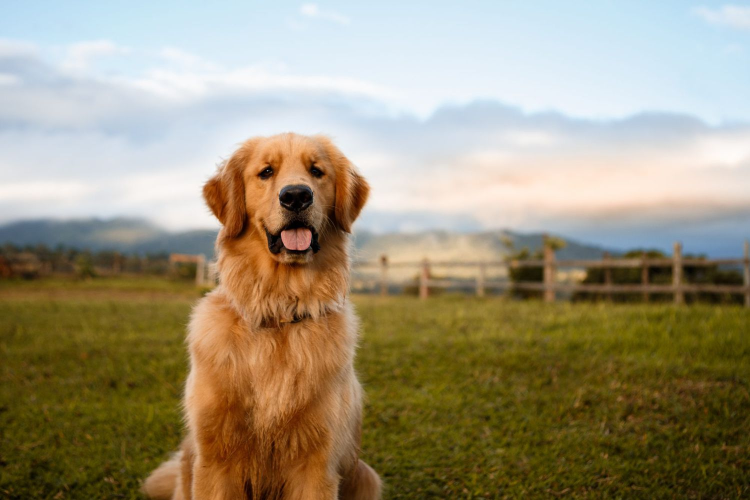
#> input picture 2-Deep-Learning/computer_vision/opencv/data/dog.jpg, 1500 x 1000 px, found by its file name (shown at 1/2 size)
$ python threshold.py
#> lines starting #> are read from the running program, lines starting #| are printed output that depends on the picture; after the words box and inside, x2 and y2 are one past the last pixel; in counts of white or black regions, pixels touching at a corner belong together
import os
import cv2

img = cv2.imread(os.path.join(".", "data", "dog.jpg"))
#> img is the input picture: shape (1000, 1500, 3); mean B, G, R 121.6, 147.1, 157.3
img = cv2.resize(img, (600, 450))
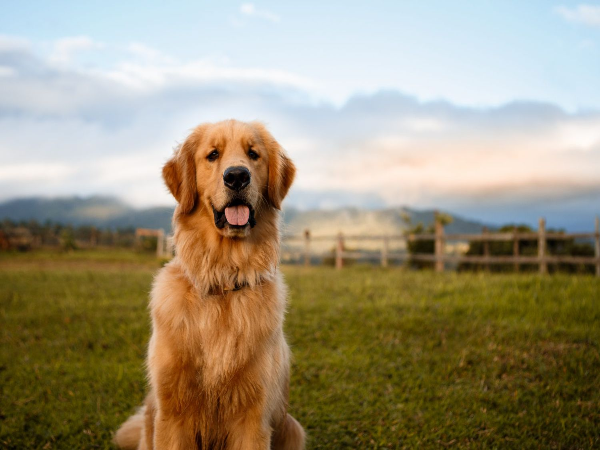
#> img: shape (450, 600, 3); mean B, G, R 121.5, 147, 157.3

img_gray = cv2.cvtColor(img, cv2.COLOR_BGR2GRAY)
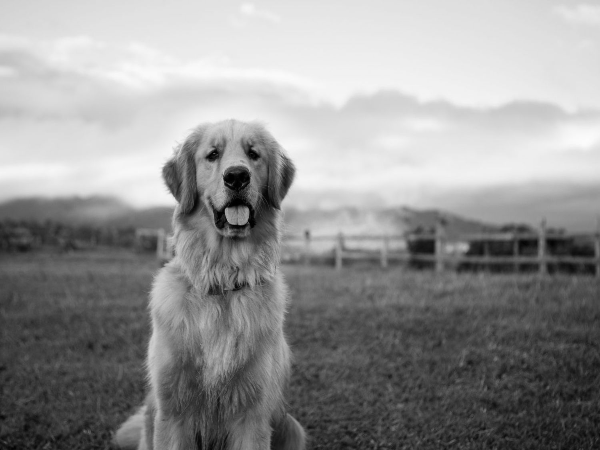
#> img_gray: shape (450, 600); min 0, max 252, mean 147.2

ret, thresh = cv2.threshold(img_gray, 70, 255, cv2.THRESH_BINARY)
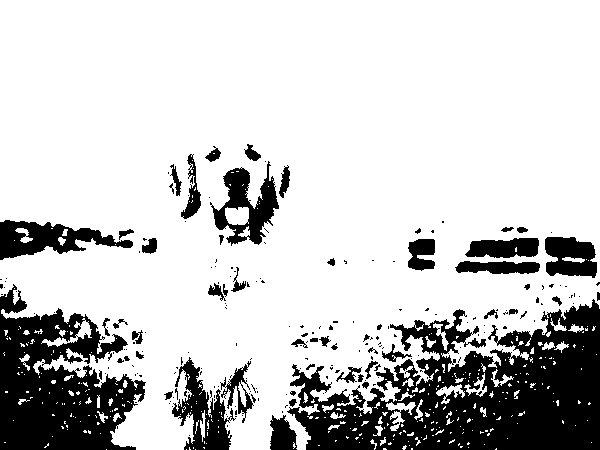
#> thresh: shape (450, 600); 78.7% white; 212 black regions (157 under 20 px), largest, box (x1, y1, x2, y2) and area: (287, 299, 600, 450) 26452, (0, 284, 146, 450) 14120, (0, 220, 133, 260) 2632

tresh = cv2.blur(thresh, (10, 10))
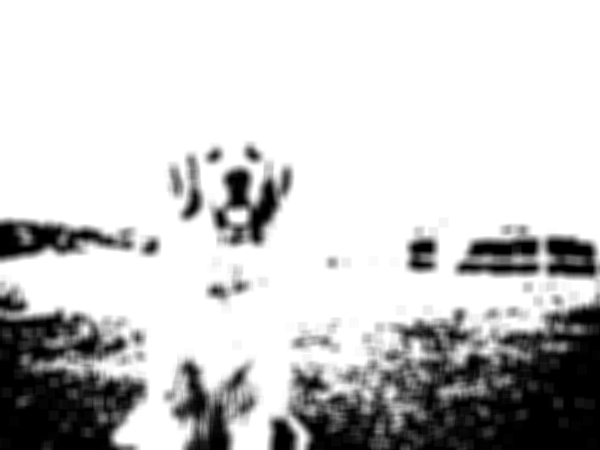
#> tresh: shape (450, 600); min 0, max 255, mean 200.9

ret, thresh = cv2.threshold(thresh, 70, 255, cv2.THRESH_BINARY)
#cv2.imshow("frame", img_gray)
#cv2.imshow("thresh", thresh)
#cv2.waitKey(0)

# Adaptative Threshold

thresh = cv2.adaptiveThreshold(img_gray, 255, cv2.ADAPTIVE_THRESH_GAUSSIAN_C, cv2.THRESH_BINARY, 21, 30)
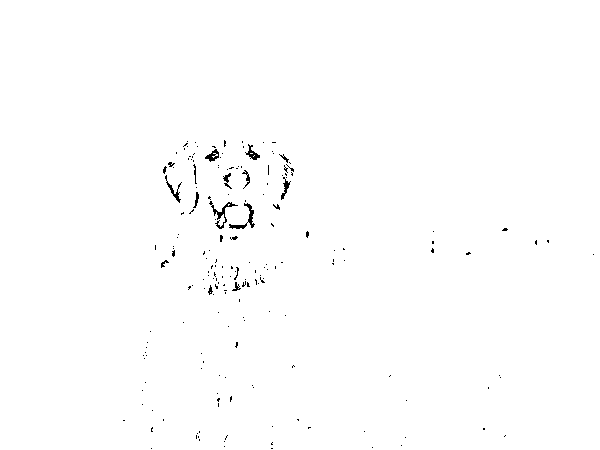
#> thresh: shape (450, 600); 99.4% white; black in thin lines or dots, all inside (x1, y1, x2, y2) = (123, 140, 594, 449)
cv2.imshow("frame", thresh)
cv2.waitKey(0)

$ run again, with 2-Deep-Learning/computer_vision/opencv/data/bird.jpg copied over 2-Deep-Learning/computer_vision/opencv/data/dog.jpg
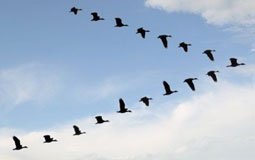
#> input picture 2-Deep-Learning/computer_vision/opencv/data/bird.jpg, 255 x 160 px, found by its file name
#> img is the input picture: shape (160, 255, 3); mean B, G, R 211.5, 190.6, 173
#> img: shape (450, 600, 3)
#> `img_gray = cv2.cvtColor(img, cv2.COLOR_BGR2GRAY)`:
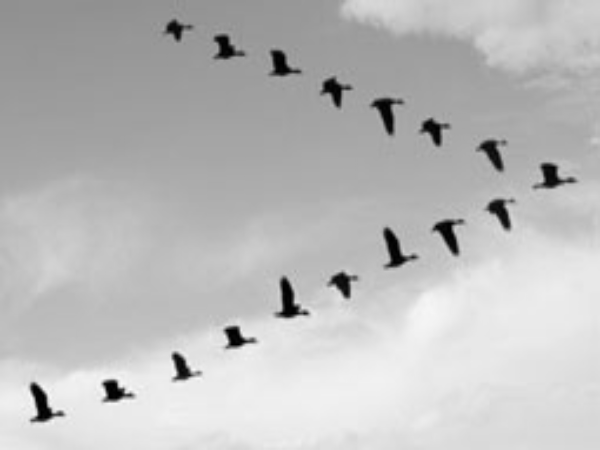
#> img_gray: shape (450, 600); min 0, max 249, mean 187.6
#> `thresh = cv2.adaptiveThreshold(img_gray, 255, cv2.ADAPTIVE_THRESH_GAUS..`:
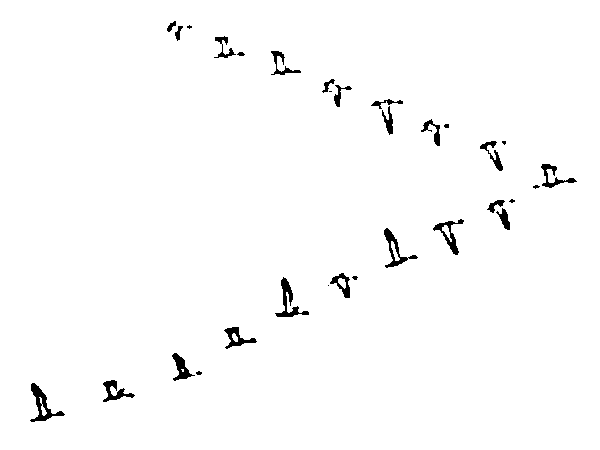
#> thresh: shape (450, 600); 98.4% white; 31 black regions (9 under 20 px), largest, box (x1, y1, x2, y2) and area: (30, 383, 65, 422) 409, (275, 277, 309, 317) 369, (384, 228, 418, 268) 335

$ run again, with 2-Deep-Learning/computer_vision/opencv/data/mrrobot.jpg copied over 2-Deep-Learning/computer_vision/opencv/data/dog.jpg
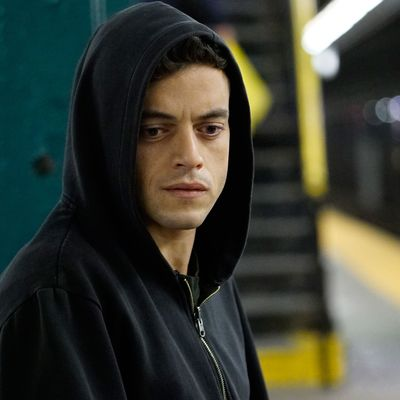
#> input picture 2-Deep-Learning/computer_vision/opencv/data/mrrobot.jpg, 400 x 400 px, found by its file name
#> img is the input picture: shape (400, 400, 3); mean B, G, R 52.1, 61.9, 58.4
#> img: shape (450, 600, 3)
#> `ret, thresh = cv2.threshold(img_gray, 70, 255, cv2.THRESH_BINARY)`:
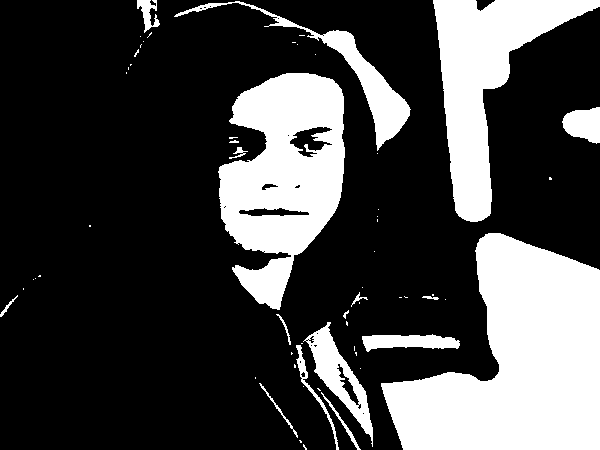
#> thresh: shape (450, 600); 26.7% white; 60 white regions (42 under 20 px), largest, box (x1, y1, x2, y2) and area: (381, 233, 600, 450) 29884, (218, 73, 345, 310) 18494, (433, 0, 600, 222) 13777
#> `thresh = cv2.adaptiveThreshold(img_gray, 255, cv2.ADAPTIVE_THRESH_GAUS..`:
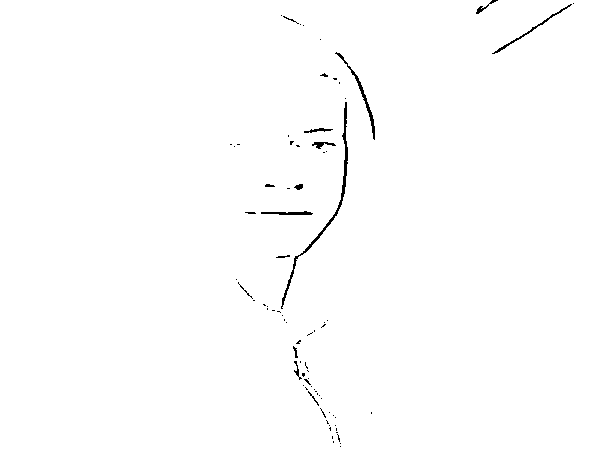
#> thresh: shape (450, 600); 99.3% white; black in thin lines or dots, all inside (x1, y1, x2, y2) = (230, 0, 574, 447)
